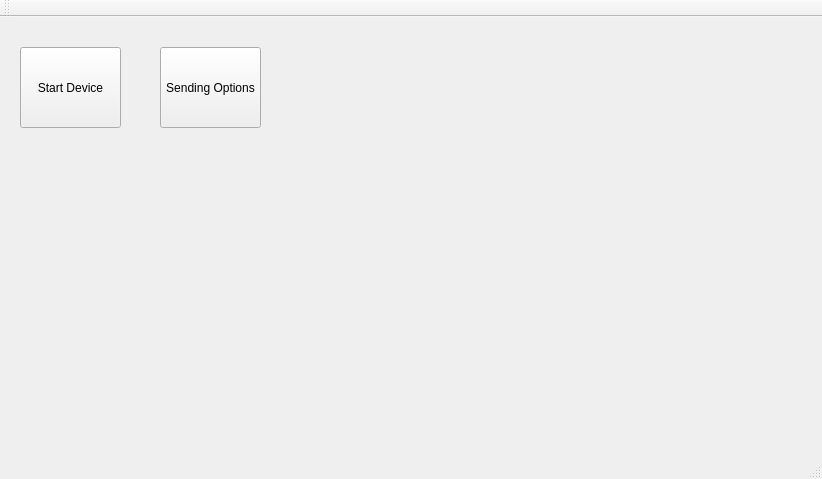
<?xml version="1.0" encoding="UTF-8"?>
<ui version="4.0">
 <class>SignalifierClass</class>
 <widget class="QMainWindow" name="SignalifierClass">
  <property name="geometry">
   <rect>
    <x>0</x>
    <y>0</y>
    <width>822</width>
    <height>479</height>
   </rect>
  </property>
  <property name="windowTitle">
   <string>Signalifier</string>
  </property>
  <widget class="QWidget" name="centralWidget">
   <widget class="QPushButton" name="button2">
    <property name="geometry">
     <rect>
      <x>160</x>
      <y>30</y>
      <width>101</width>
      <height>81</height>
     </rect>
    </property>
    <property name="text">
     <string>Sending Options</string>
    </property>
   </widget>
   <widget class="QCustomPlot" name="bitalinoDevice1" native="true">
    <property name="geometry">
     <rect>
      <x>300</x>
      <y>10</y>
      <width>451</width>
      <height>141</height>
     </rect>
    </property>
   </widget>
   <widget class="QPushButton" name="button1">
    <property name="geometry">
     <rect>
      <x>20</x>
      <y>30</y>
      <width>101</width>
      <height>81</height>
     </rect>
    </property>
    <property name="text">
     <string>Start Device</string>
    </property>
   </widget>
  </widget>
  <widget class="QMenuBar" name="menuBar">
   <property name="geometry">
    <rect>
     <x>0</x>
     <y>0</y>
     <width>822</width>
     <height>21</height>
    </rect>
   </property>
  </widget>
  <widget class="QToolBar" name="mainToolBar">
   <attribute name="toolBarArea">
    <enum>TopToolBarArea</enum>
   </attribute>
   <attribute name="toolBarBreak">
    <bool>false</bool>
   </attribute>
  </widget>
  <widget class="QStatusBar" name="statusBar"/>
 </widget>
 <layoutdefault spacing="6" margin="11"/>
 <customwidgets>
  <customwidget>
   <class>QCustomPlot</class>
   <extends>QWidget</extends>
   <header>qcustomplot.h</header>
   <container>1</container>
  </customwidget>
 </customwidgets>
 <resources>
  <include location="Signalifier.qrc"/>
 </resources>
 <connections/>
</ui>
